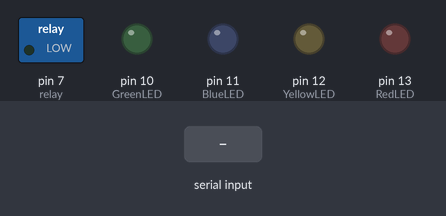
Bench run of a sketch on a simulated Arduino Uno, built with avr-gcc and run on an emulated ATmega328P. On the bench: switched loads named in the sketch (green lamp = pin HIGH), output pins drawn as LEDs (lit = HIGH). Inputs (shaded band) come from the test bench.

Above: at 1.2 s.
1.3 s: byte 30 received over Serial
At 1.6 s:
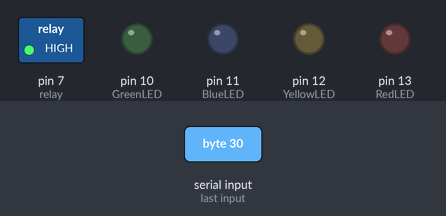
2.8 s: byte 90 received over Serial
At 3.9 s:
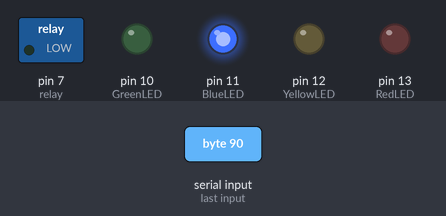
Timing chart, 0 to 5.8 s (numbered marks = the images above; inputs shaded):
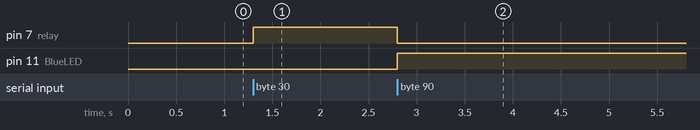

The sketch:

var_scent_test_1.ino
```cpp
#define RedLED 13     // The pin the red LED is connected to
#define YellowLED 12  // The pin the yellow LED is connected to
#define BlueLED 11    // The pin the blue LED is connected to
#define GreenLED 10   // The pin the green LED is connected to

int incomingByte = 0; // for incoming serial data
int relay = 7;
int relay2 = 6;
int relay3 = 5;
int relay4 = 4;

void setup() {
  Serial.begin(9600);   //Opens the serial port, sets data rate to 9600 bps
  pinMode(relay, OUTPUT);
  pinMode(RedLED, OUTPUT);    // Declare the red LED as an output
  pinMode(YellowLED, OUTPUT); // Declare the yellow LED as an output
  pinMode(BlueLED, OUTPUT);   // Declare the blue LED as an output
  pinMode(GreenLED, OUTPUT);  // Declare the green LED as an output

}

void loop() {
  //digitalWrite(relay,HIGH);


  if(Serial.available() > 0)
  {
    incomingByte = Serial.read(); //read the incoming byte

    if(incomingByte > 49.5)
    {
      digitalWrite(BlueLED, HIGH);
      digitalWrite(relay, LOW);
      digitalWrite(relay2, LOW);
    }
    else
    {
      digitalWrite(BlueLED, LOW);
      digitalWrite(relay, HIGH);
      digitalWrite(relay, HIGH);
    }
  }
}
```

Measured:
- after the input at 1.3 s, pin 7 (relay): LOW → HIGH at once
- after the input at 2.8 s, pin 7 (relay): HIGH → LOW at once; pin 11 (BlueLED): LOW → HIGH at once
